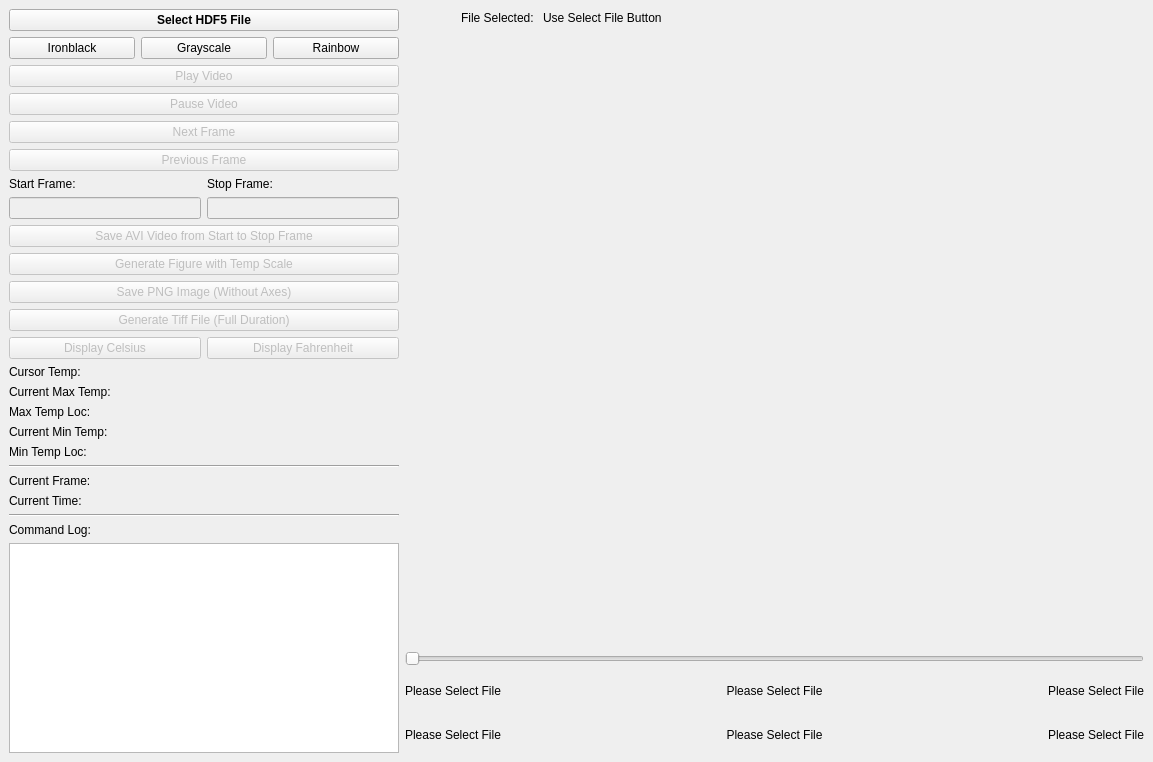
<?xml version="1.0" encoding="UTF-8"?>
<ui version="4.0">
 <class>MainWindow</class>
 <widget class="QMainWindow" name="MainWindow">
  <property name="geometry">
   <rect>
    <x>0</x>
    <y>0</y>
    <width>1153</width>
    <height>762</height>
   </rect>
  </property>
  <property name="windowTitle">
   <string>IR Data Viewer</string>
  </property>
  <widget class="QWidget" name="centralwidget">
   <layout class="QGridLayout" name="gridLayout">
    <item row="0" column="0" rowspan="2">
     <layout class="QVBoxLayout" name="verticalLayout">
      <property name="sizeConstraint">
       <enum>QLayout::SetMaximumSize</enum>
      </property>
      <item>
       <widget class="QPushButton" name="selectFileBut">
        <property name="maximumSize">
         <size>
          <width>16777215</width>
          <height>16777215</height>
         </size>
        </property>
        <property name="font">
         <font>
          <weight>75</weight>
          <bold>true</bold>
         </font>
        </property>
        <property name="text">
         <string>Select HDF5 File</string>
        </property>
       </widget>
      </item>
      <item>
       <layout class="QHBoxLayout" name="horizontalLayout_4">
        <item>
         <widget class="QPushButton" name="cmIronBut">
          <property name="text">
           <string>Ironblack</string>
          </property>
         </widget>
        </item>
        <item>
         <widget class="QPushButton" name="cmGrayBut">
          <property name="text">
           <string>Grayscale</string>
          </property>
         </widget>
        </item>
        <item>
         <widget class="QPushButton" name="cmRainBut">
          <property name="text">
           <string>Rainbow</string>
          </property>
         </widget>
        </item>
       </layout>
      </item>
      <item>
       <widget class="QPushButton" name="playVidBut">
        <property name="enabled">
         <bool>false</bool>
        </property>
        <property name="text">
         <string>Play Video</string>
        </property>
       </widget>
      </item>
      <item>
       <widget class="QPushButton" name="pauseVidBut">
        <property name="enabled">
         <bool>false</bool>
        </property>
        <property name="text">
         <string>Pause Video</string>
        </property>
       </widget>
      </item>
      <item>
       <widget class="QPushButton" name="nextFrame">
        <property name="enabled">
         <bool>false</bool>
        </property>
        <property name="text">
         <string>Next Frame</string>
        </property>
       </widget>
      </item>
      <item>
       <widget class="QPushButton" name="prevFrame">
        <property name="enabled">
         <bool>false</bool>
        </property>
        <property name="text">
         <string>Previous Frame</string>
        </property>
       </widget>
      </item>
      <item>
       <layout class="QHBoxLayout" name="horizontalLayout_2">
        <item>
         <widget class="QLabel" name="label_10">
          <property name="text">
           <string>Start Frame:</string>
          </property>
         </widget>
        </item>
        <item>
         <widget class="QLabel" name="label_11">
          <property name="text">
           <string>Stop Frame:</string>
          </property>
         </widget>
        </item>
       </layout>
      </item>
      <item>
       <layout class="QHBoxLayout" name="horizontalLayout">
        <item>
         <widget class="QLineEdit" name="startEdit">
          <property name="enabled">
           <bool>false</bool>
          </property>
          <property name="text">
           <string/>
          </property>
         </widget>
        </item>
        <item>
         <widget class="QLineEdit" name="stopEdit">
          <property name="enabled">
           <bool>false</bool>
          </property>
          <property name="text">
           <string/>
          </property>
         </widget>
        </item>
       </layout>
      </item>
      <item>
       <widget class="QPushButton" name="saveAsVideoSS">
        <property name="enabled">
         <bool>false</bool>
        </property>
        <property name="text">
         <string>Save AVI Video from Start to Stop Frame</string>
        </property>
       </widget>
      </item>
      <item>
       <widget class="QPushButton" name="tempScaleBut">
        <property name="enabled">
         <bool>false</bool>
        </property>
        <property name="text">
         <string>Generate Figure with Temp Scale</string>
        </property>
       </widget>
      </item>
      <item>
       <widget class="QPushButton" name="saveCvImageBut">
        <property name="enabled">
         <bool>false</bool>
        </property>
        <property name="text">
         <string>Save PNG Image (Without Axes)</string>
        </property>
       </widget>
      </item>
      <item>
       <widget class="QPushButton" name="makeTiffBut">
        <property name="enabled">
         <bool>false</bool>
        </property>
        <property name="text">
         <string>Generate Tiff File (Full Duration)</string>
        </property>
       </widget>
      </item>
      <item>
       <layout class="QHBoxLayout" name="horizontalLayout_7">
        <item>
         <widget class="QPushButton" name="displayC">
          <property name="enabled">
           <bool>false</bool>
          </property>
          <property name="text">
           <string>Display Celsius</string>
          </property>
         </widget>
        </item>
        <item>
         <widget class="QPushButton" name="displayF">
          <property name="enabled">
           <bool>false</bool>
          </property>
          <property name="text">
           <string>Display Fahrenheit</string>
          </property>
         </widget>
        </item>
       </layout>
      </item>
      <item>
       <widget class="QLabel" name="cursorTempLabel">
        <property name="text">
         <string>Cursor Temp:</string>
        </property>
       </widget>
      </item>
      <item>
       <widget class="QLabel" name="maxTempLabel">
        <property name="text">
         <string>Current Max Temp:</string>
        </property>
       </widget>
      </item>
      <item>
       <widget class="QLabel" name="maxTempLocLabel">
        <property name="text">
         <string>Max Temp Loc:</string>
        </property>
       </widget>
      </item>
      <item>
       <widget class="QLabel" name="minTempLabel">
        <property name="text">
         <string>Current Min Temp: </string>
        </property>
       </widget>
      </item>
      <item>
       <widget class="QLabel" name="minTempLocLabel">
        <property name="text">
         <string>Min Temp Loc:</string>
        </property>
       </widget>
      </item>
      <item>
       <widget class="Line" name="line_2">
        <property name="orientation">
         <enum>Qt::Horizontal</enum>
        </property>
       </widget>
      </item>
      <item>
       <widget class="QLabel" name="currentFrameDisp">
        <property name="text">
         <string>Current Frame:</string>
        </property>
       </widget>
      </item>
      <item>
       <widget class="QLabel" name="currentTimeLabel">
        <property name="text">
         <string>Current Time:</string>
        </property>
       </widget>
      </item>
      <item>
       <widget class="Line" name="line">
        <property name="orientation">
         <enum>Qt::Horizontal</enum>
        </property>
       </widget>
      </item>
      <item>
       <widget class="QLabel" name="label">
        <property name="text">
         <string>Command Log:</string>
        </property>
       </widget>
      </item>
     </layout>
    </item>
    <item row="0" column="1">
     <widget class="QLabel" name="label_14">
      <property name="sizePolicy">
       <sizepolicy hsizetype="Preferred" vsizetype="Minimum">
        <horstretch>0</horstretch>
        <verstretch>0</verstretch>
       </sizepolicy>
      </property>
      <property name="minimumSize">
       <size>
        <width>0</width>
        <height>17</height>
       </size>
      </property>
      <property name="text">
       <string>File Selected: </string>
      </property>
      <property name="alignment">
       <set>Qt::AlignRight|Qt::AlignTrailing|Qt::AlignVCenter</set>
      </property>
     </widget>
    </item>
    <item row="0" column="2">
     <widget class="QLabel" name="dispSelectedFile">
      <property name="sizePolicy">
       <sizepolicy hsizetype="Preferred" vsizetype="Minimum">
        <horstretch>0</horstretch>
        <verstretch>0</verstretch>
       </sizepolicy>
      </property>
      <property name="minimumSize">
       <size>
        <width>601</width>
        <height>17</height>
       </size>
      </property>
      <property name="maximumSize">
       <size>
        <width>16777215</width>
        <height>17</height>
       </size>
      </property>
      <property name="text">
       <string>Use Select File Button</string>
      </property>
     </widget>
    </item>
    <item row="1" column="1" rowspan="2" colspan="2">
     <layout class="QVBoxLayout" name="dispLayout"/>
    </item>
    <item row="2" column="0" rowspan="2">
     <widget class="QPlainTextEdit" name="history"/>
    </item>
    <item row="3" column="1" colspan="2">
     <layout class="QVBoxLayout" name="verticalLayout_3">
      <item>
       <widget class="QSlider" name="sl">
        <property name="enabled">
         <bool>false</bool>
        </property>
        <property name="minimumSize">
         <size>
          <width>739</width>
          <height>0</height>
         </size>
        </property>
        <property name="orientation">
         <enum>Qt::Horizontal</enum>
        </property>
       </widget>
      </item>
      <item>
       <layout class="QHBoxLayout" name="horizontalLayout_5">
        <item>
         <widget class="QLabel" name="slStartF">
          <property name="text">
           <string>Please Select File</string>
          </property>
          <property name="alignment">
           <set>Qt::AlignLeading|Qt::AlignLeft|Qt::AlignVCenter</set>
          </property>
         </widget>
        </item>
        <item>
         <widget class="QLabel" name="slMidF">
          <property name="text">
           <string>Please Select File</string>
          </property>
          <property name="alignment">
           <set>Qt::AlignCenter</set>
          </property>
         </widget>
        </item>
        <item>
         <widget class="QLabel" name="slEndF">
          <property name="text">
           <string>Please Select File</string>
          </property>
          <property name="alignment">
           <set>Qt::AlignRight|Qt::AlignTrailing|Qt::AlignVCenter</set>
          </property>
         </widget>
        </item>
       </layout>
      </item>
      <item>
       <layout class="QHBoxLayout" name="horizontalLayout_3">
        <item>
         <widget class="QLabel" name="slStartT">
          <property name="text">
           <string>Please Select File</string>
          </property>
          <property name="alignment">
           <set>Qt::AlignLeading|Qt::AlignLeft|Qt::AlignVCenter</set>
          </property>
         </widget>
        </item>
        <item>
         <widget class="QLabel" name="slMidT">
          <property name="text">
           <string>Please Select File</string>
          </property>
          <property name="alignment">
           <set>Qt::AlignCenter</set>
          </property>
         </widget>
        </item>
        <item>
         <widget class="QLabel" name="slEndT">
          <property name="text">
           <string>Please Select File</string>
          </property>
          <property name="alignment">
           <set>Qt::AlignRight|Qt::AlignTrailing|Qt::AlignVCenter</set>
          </property>
         </widget>
        </item>
       </layout>
      </item>
     </layout>
    </item>
   </layout>
  </widget>
 </widget>
 <resources/>
 <connections/>
</ui>
